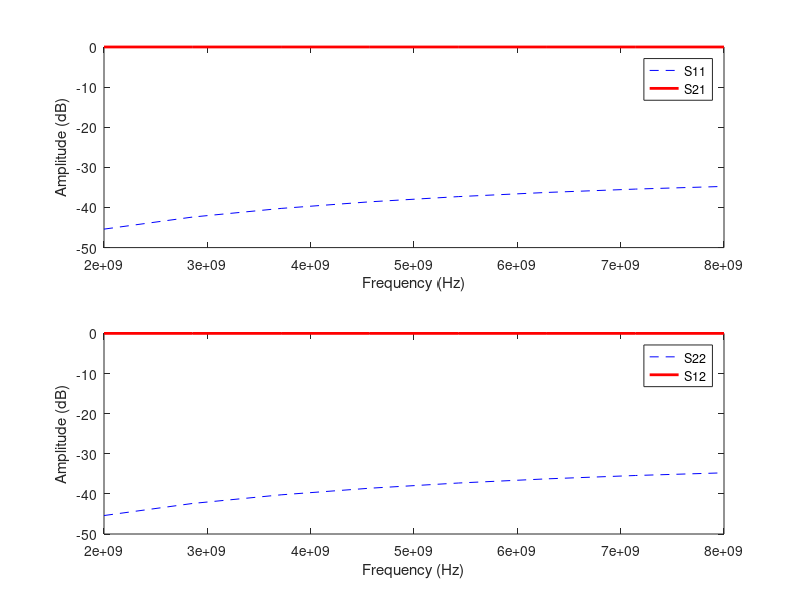

Here is the MATLAB script that generated this plot:
% Matlab script for viewing S-parameter results
% Generated with InductEx v.7.1.30 (8.0 beta) on 2025/10/18
S11=[-45.3962,-42.3882,-40.2341,-38.5905,-37.2943,-36.2553,-35.4188,-34.7504];

S12=[-0.000120038,-0.000243561,-0.000401602,-0.000587091,-0.000787974,-0.000992589,-0.00119219,-0.00138116 ...
];

S21=[-0.000130686,-0.000257638,-0.000421437,-0.000614609,-0.00083169,-0.00106491,-0.00130239,-0.00152856];

S22=[-45.3962,-42.3882,-40.2341,-38.5905,-37.2943,-36.2553,-35.4188,-34.7504];

freq=[2E9,2.85714E9,3.71429E9,4.57143E9,5.42857E9,6.28571E9,7.14286E9,8E9];

figure(1);
subplot(2,1,1);
plot(freq,S11,'b--',freq,S21,'r-','LineWidth',2);
legend('S11','S21');
xlabel('Frequency (Hz)');
ylabel('Amplitude (dB)');

figure(1);
subplot(2,1,2);
plot(freq,S22,'b--',freq,S12,'r-','LineWidth',2);
legend('S22','S12');
xlabel('Frequency (Hz)');
ylabel('Amplitude (dB)');
